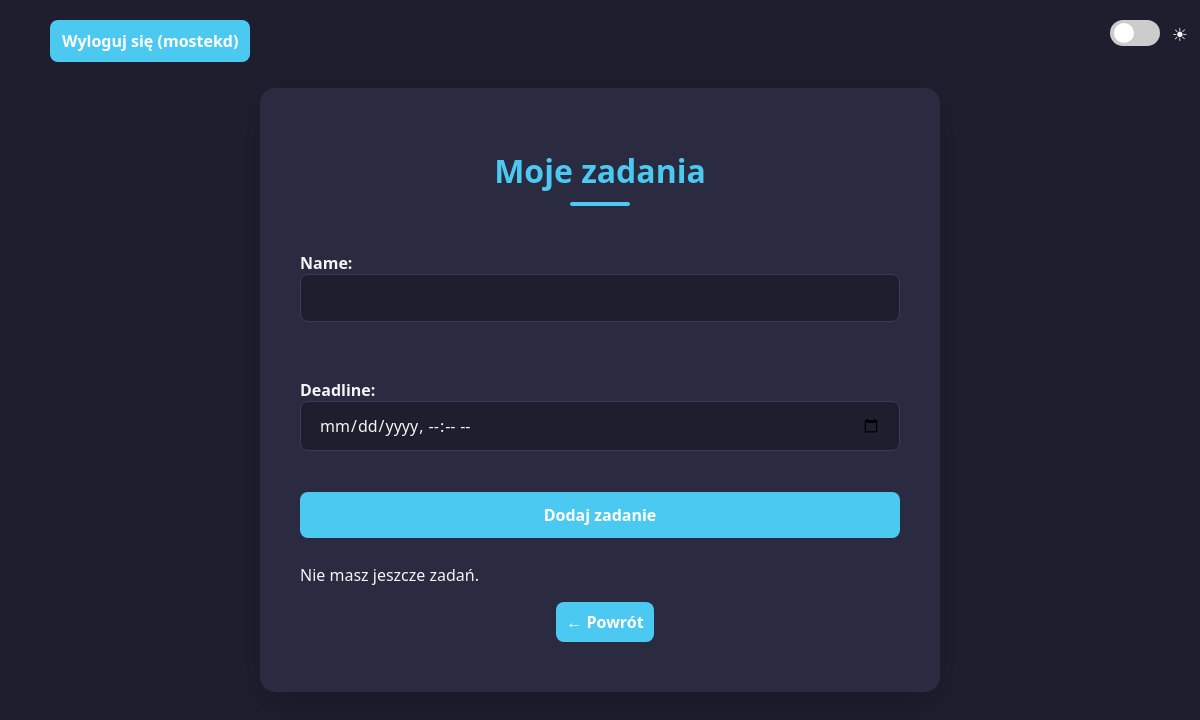
The app's page /my-todos/ (signed in), older data.
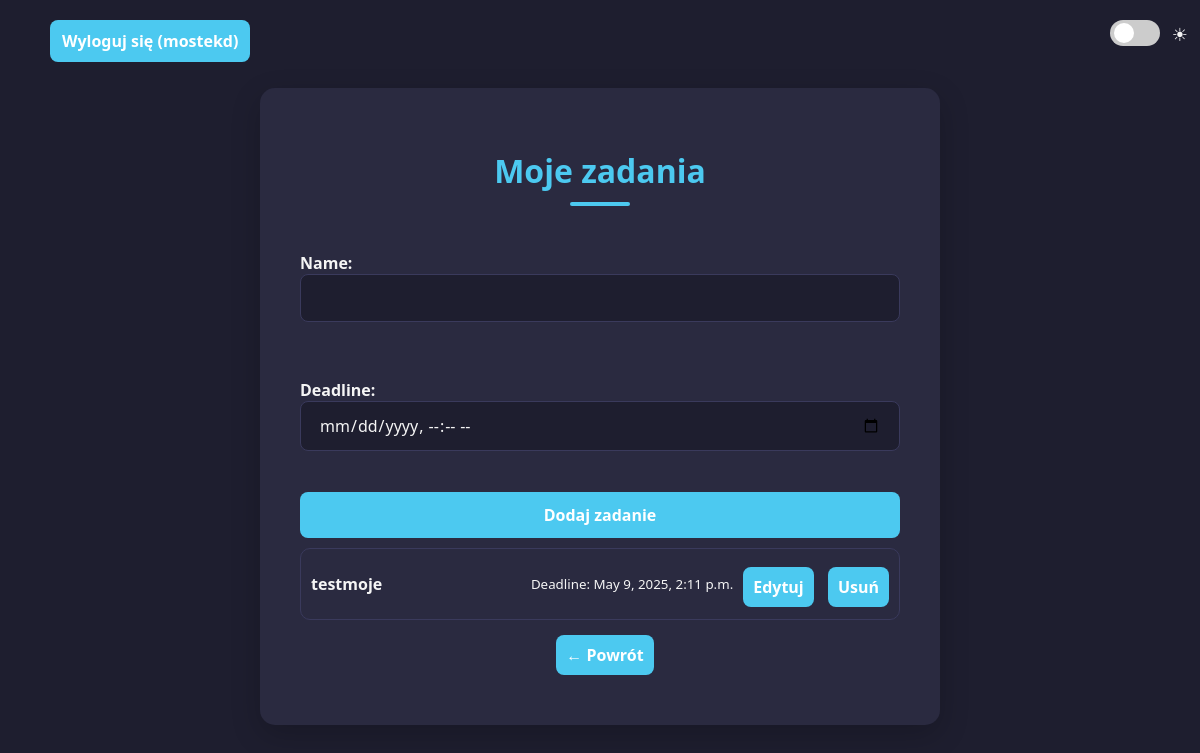
The same page, newer data.
### crudapp/models.py (models this page shows, shortened)
class Todo(models.Model):
    user = models.ForeignKey(User, on_delete=models.CASCADE, related_name='todos', null=True)
    name = models.CharField(max_length=100)
    deadline = models.DateTimeField(null=True, blank=True)

### crudapp/views.py (the view, shortened to what this page needs)
# urls.py: path('my-todos/', views.my_todos, name='my-todos'),
@login_required
def my_todos(request):
    todos = request.user.todos.all().order_by('deadline')
    form = TodoForm()
    return render(request, 'my_todos.html', {'todos': todos, 'form': form})

### crudapp/forms.py
class TodoForm(forms.ModelForm):
    class Meta:
        model = Todo
        fields = ['name', 'deadline']
        widgets = {
            'deadline': forms.DateTimeInput(attrs={'type': 'datetime-local'}),
        }

### crudapp/templates/my_todos.html (shortened to what this page needs)
{% extends 'base.html' %}
{% block content %}
<h1>Moje zadania</h1>
<form method="post">
    {{ form.as_p }}
    <input type="submit" value="Dodaj zadanie">
</form>
{% for todo in todos %}
<div class="todo-item">
    <p><strong>{{ todo.name }}</strong></p>
    {% if todo.deadline %}
    <small>Deadline: {{ todo.deadline }}</small>
    {% endif %}
    <div style="margin-top: 10px;">
        <a href="{% url 'edit-my-todo' todo.id %}">Edytuj</a>
        <a href="{% url 'delete-my-todo' todo.id %}">Usuń</a>
    </div>
</div>
{% empty %}
<p>Nie masz jeszcze zadań.</p>
{% endfor %}
<div class="center-button">
    <a href="{% url 'index' %}">← Powrót</a>
</div>
{% endblock %}

Row changes from the older to the newer data that the page shows:
added Todo: name "testmoje", deadline "May 9, 2025, 2:11 p.m."
Text that changed along with them:
text no longer shown: "Nie masz jeszcze zadań."
